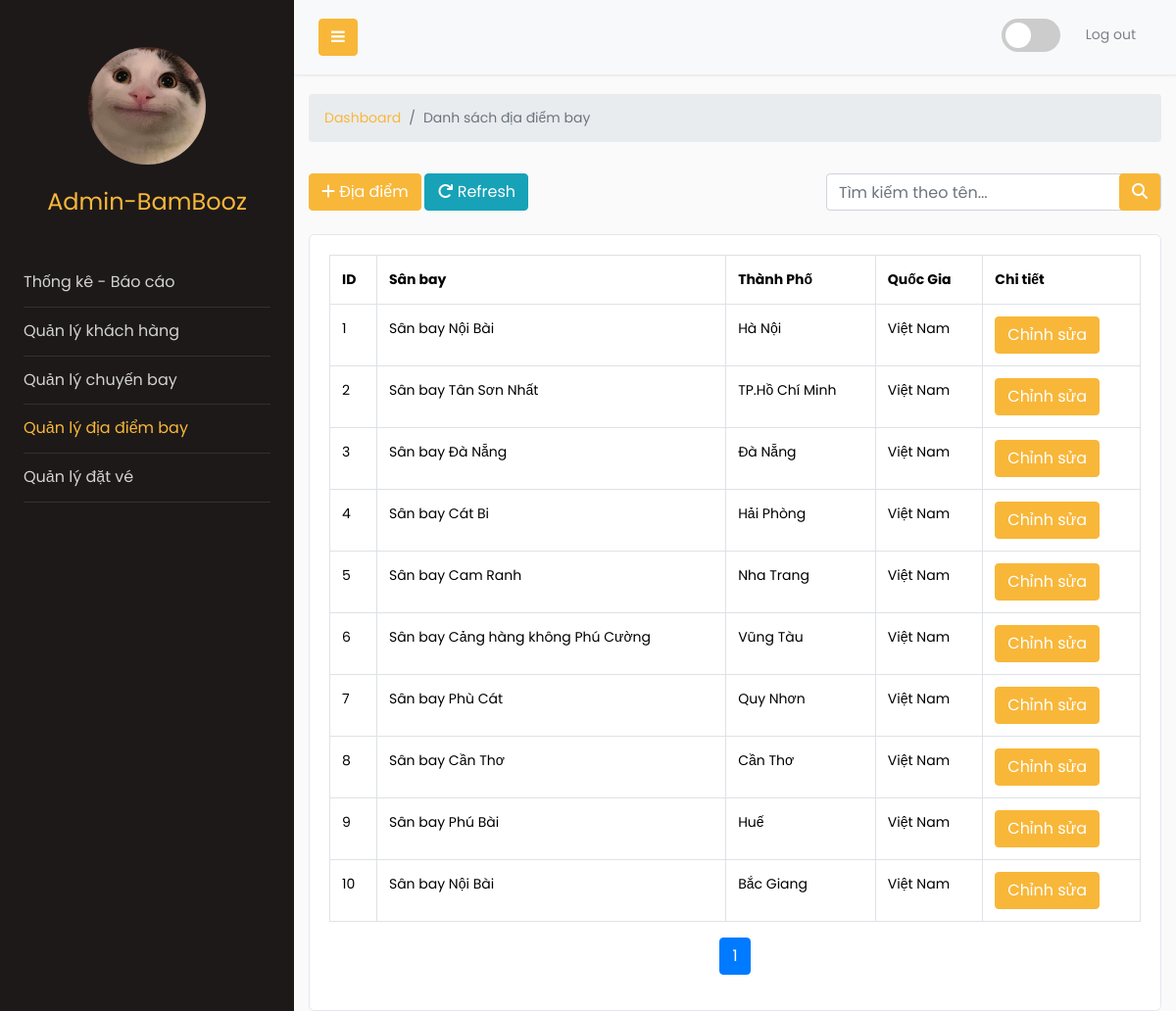
The app's page /html/admin/address.php with its own data.
### tables this page shows
CREATE TABLE Address
(
    id       INTEGER PRIMARY KEY AUTO_INCREMENT,
    city     VARCHAR(255) NOT NULL,
    country  VARCHAR(255) NOT NULL,
    airfield VARCHAR(255)
);

### model/entity/Address.php (called while the page is built, shortened)
<?php
class Address
{
    public static function readAll($from_record_num, $records_per_page)
    {
        $conn = Database::Connect();
        $query = "SELECT
                a.id,
                a.city,
                a.country,
                a.airfield
            FROM
                Address a
            LIMIT
                {$from_record_num}, {$records_per_page}";
        $stmt = $conn->prepare($query);
        $stmt->execute();
        return $stmt;
    }
}
?>

### html/admin/address.php (the view, shortened to what this page needs)
<!DOCTYPE html>
<html lang="en"  xmlns:th="https://www.thymeleaf.org">
<head>
    <link href="../../assets/vendor/bootstrap/css/bootstrap.min.css" rel="stylesheet">
    <link href="../../assets/vendor/bootstrap-icons/bootstrap-icons.css" rel="stylesheet">
    <link href="../../assets/vendor/boxicons/css/boxicons.min.css" rel="stylesheet">
    <link href="../../assets/vendor/glightbox/css/glightbox.min.css" rel="stylesheet">
    <link href="../../assets/vendor/remixicon/remixicon.css" rel="stylesheet">
    <link href="../../assets/vendor/swiper/swiper-bundle.min.css" rel="stylesheet">
    <link rel="stylesheet" href="https://cdnjs.cloudflare.com/ajax/libs/font-awesome/6.4.2/css/all.min.css" />
    <?php
            include_once '../config/core.php';
    ?>
    <link rel="stylesheet" href="https://stackpath.bootstrapcdn.com/font-awesome/4.7.0/css/font-awesome.min.css">
    <link href="../../assets/css/adminStyle.css" rel="stylesheet">
</head>
<body>
    <div id="container">
        <div class="wrapper d-flex align-items-stretch">
        <nav id="sidebar">
            <div class="p-4 pt-5">
            <a href="#" class="img logo rounded-circle" style="background-image: url(../../assets/img/beluga.jpg);"></a>
            <h4 class="logo-name"><a href="#">Admin-BamBooz</a></h4>
                <ul class="list-unstyled components mb-5">
                    <li>
                        <a href="./index.php">Thống kê - Báo cáo</a>
                    </li>
                    <li>
                        <a href="./customer.php">Quản lý khách hàng</a>
                    </li>
                    <li>
                        <a href="./flight.php">Quản lý chuyến bay</a>
                    </li>
                    <li class="active">
                        <a href="./address.php">Quản lý địa điểm bay</a>
                    </li>
                    <li>
                        <a href="./booking.php">Quản lý đặt vé</a>
                    </li>
                </ul>
            </div>
        </nav>
            <div id="content">
                <nav class="content-navbar navbar navbar-expand-lg navbar-light bg-light">
                    <div class="container-fluid">
                        <button type="button" id="sidebarCollapse" class="btn btn-primary">
                        <i class="fa fa-bars"></i>
                        </button>
                        <div class="" id="navbarSupportedContent">
                        <ul class="nav ml-auto">
                            <li class="nav-item" style="margin-top: 4px; margin-right: 10px;">
                                <label class="switch">
                                    <span class="slider round"></span>
                                </label>
                            </li>
                            <li class="nav-item">
                                <a class="nav-link" href="../user/index.php">Log out</a>
                            </li>
                        </ul>
                        </div>
                    </div>
                </nav>
                <div class="content-header">
                    <div class="container-fluid">
                        <div class="row mb-2">
                            <div class="col-sm-12">
                                <ol class="breadcrumb">
                                    <li class="breadcrumb-item">
                                        <a href="../../index.html">Dashboard</a>
                                    </li>
                                    <li class="breadcrumb-item active">
                                       Danh sách địa điểm bay
                                    </li>
                                </ol>
                            </div>
                        </div>
                    </div>
                    <section class="content">
                        <div class="container-fluid">
                            <div class="row py-2">
                            <div class="col-12 d-flex justify-content-between">
                                        <div>
                                            <button type="button" class="btn btn-primary" data-toggle="modal" data-target="#modal-default" class="btn btn-primary">
                                            <i class="fas fa-plus"></i>  Địa điểm
                                            </button>
                                            <a href="./address.php" type="button" class="btn btn-info">
                                                <i class="fas fa-redo"></i> Refresh
                                            </a>
                                        </div>
                                        <div class="d-flex mb-3">
                                            <?php
                                                echo "<form role='search' action='../service/search_address.php'>";
                                                $search_value=isset($search_term) ? "value='{$search_term}'" : "";
                                                    echo "<input type='text' class='form-control' placeholder='Tìm kiếm theo tên...' style='position: relative;' name='search_id' id='srch-term' required {$search_value} > ";
                                                    echo "<div class='input-group-append mr-3' style='position: absolute; right: 0;top: 0;'><button type='submit' class='btn btn-primary'><i class='fas fa-search'></i></button></div>";
                                                echo "</form>";
                                            ?>
                                        </div>
                                    </div>
                            </div>
                            <div class="row">
                                <div class="col-12">
                                    <div class="card">
                                        <div class="card-body">
                                        <?php
                                            include_once("../../model/entity/Address.php");
                                                $database = new Database();
                                                $db = $database->Connect();
                                                $address = new Address($db);
                                                $stmt = $address->readAll($from_record_num, $records_per_page);
                                                $num = $stmt->rowCount();
                                            if($num>0){
                                                echo "<table class='table table-hover table-bordered'>";
                                                    echo "<tr>";
                                                        echo "<th>ID</th>";
                                                        echo "<th>Sân bay</th>";
                                                        echo "<th>Thành Phố</th>";
                                                        echo "<th>Quốc Gia</th>";
                                                        echo "<th>Chi tiết</th>";
                                                    echo "</tr>";
                                                    while ($row = $stmt->fetch(PDO::FETCH_ASSOC)){
                                                        $address_id = $row['id'];
                                                        $city = $row['city'];
                                                        $country = $row['country'];
                                                        $airfield = $row['airfield'];
                                                        echo "<tr>";
                                                            echo "<td>{$address_id}</td>";
                                                            echo "<td>{$airfield}</td>";
                                                            echo "<td>{$city}</td>";
                                                            echo "<td>{$country}</td>";
                                                            echo "<td>";
                                                            echo "
                                                            <button type='button' class='btn btn-primary update-btn' name='update-btn' data-toggle='modal' data-target='#modal-update'>
                                                            Chỉnh sửa
                                                            </button>";
                                                            echo "</td>";
                                                        echo "</tr>";
                                                    }
                                                echo "</table>";
                                                include_once 'paging.php';
                                            }
                                            else{
                                                echo "<div class='alert alert-info'>No products found.</div>";
                                            }
                                            ?>
                                        </div>
                                    </div>
                                </div>
                            </div>
                        </div>
                    </section>
                </div>
            </div>
        </div>
    </div>
</body>
</html>

### records on screen
address: id "1", airfield "Sân bay Nội Bài", city "Hà Nội", country "Việt Nam"
address: id "2", airfield "Sân bay Tân Sơn Nhất", city "TP.Hồ Chí Minh", country "Việt Nam"
address: id "3", airfield "Sân bay Đà Nẵng", city "Đà Nẵng", country "Việt Nam"
address: id "4", airfield "Sân bay Cát Bi", city "Hải Phòng", country "Việt Nam"
address: id "5", airfield "Sân bay Cam Ranh", city "Nha Trang", country "Việt Nam"
address: id "6", airfield "Sân bay Cảng hàng không Phú Cường", city "Vũng Tàu", country "Việt Nam"
address: id "7", airfield "Sân bay Phù Cát", city "Quy Nhơn", country "Việt Nam"
address: id "8", airfield "Sân bay Cần Thơ", city "Cần Thơ", country "Việt Nam"
address: id "9", airfield "Sân bay Phú Bài", city "Huế", country "Việt Nam"
address: id "10", airfield "Sân bay Nội Bài", city "Bắc Giang", country "Việt Nam"
